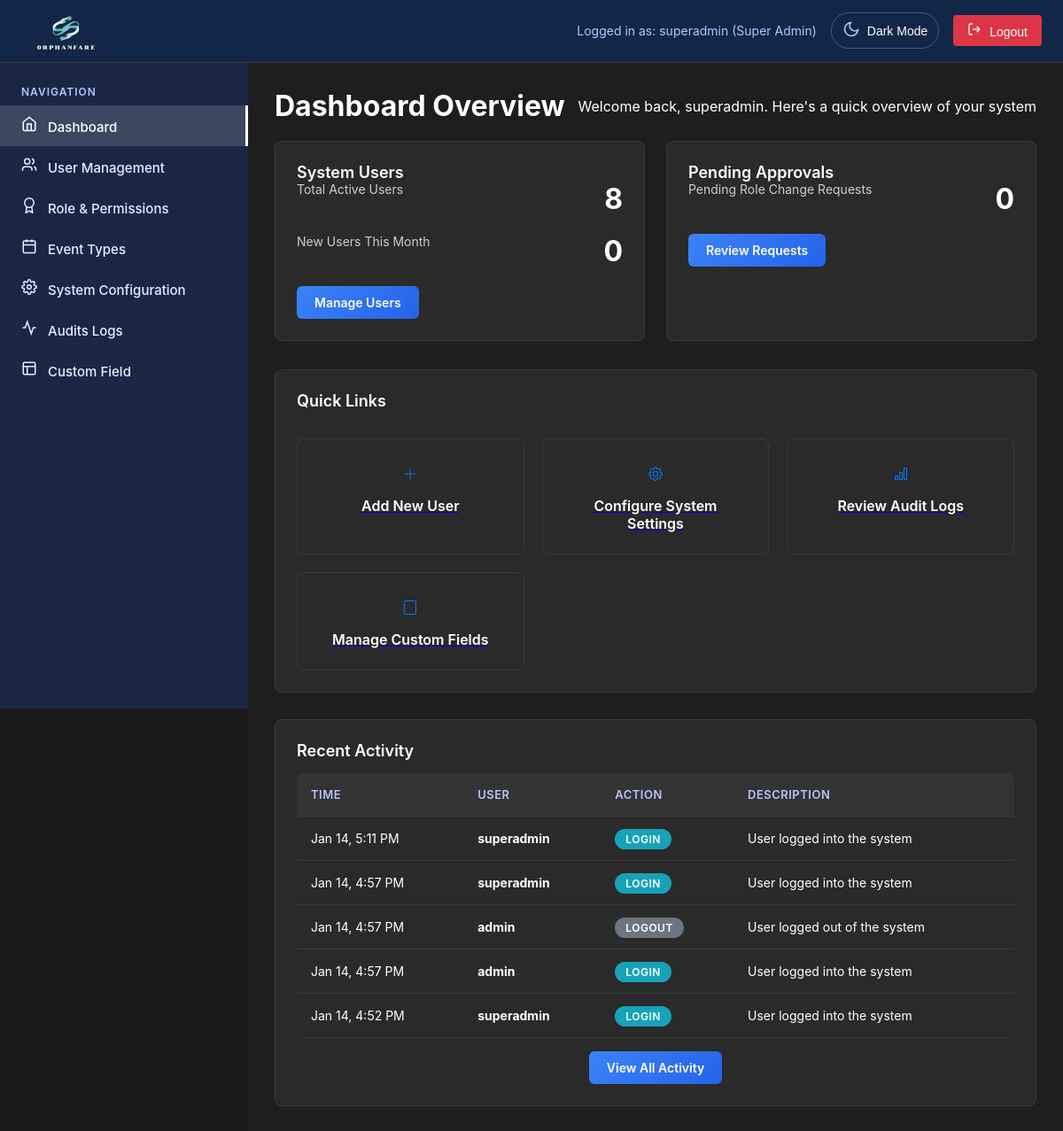
The app's page /superadmin/superadmin.php (signed in) with its own data.
### tables this page shows
CREATE TABLE `audit_logs` (
  `id` int(11) NOT NULL,
  `user_id` int(11) NOT NULL,
  `action` varchar(255) NOT NULL,
  `description` text DEFAULT NULL,
  `ip_address` varchar(45) DEFAULT NULL,
  `user_agent` text DEFAULT NULL,
  `created_at` timestamp NOT NULL DEFAULT current_timestamp()
);

CREATE TABLE `users` (
  `id` int(11) NOT NULL,
  `username` varchar(50) NOT NULL,
  `email` varchar(100) NOT NULL,
  `password` varchar(255) NOT NULL,
  `role` enum('super_admin','admin','user','Social Worker','Social Welfare Assistant') DEFAULT 'user',
  `status` enum('active','inactive','pending') DEFAULT 'pending',
  `created_at` timestamp NOT NULL DEFAULT current_timestamp(),
  `updated_at` timestamp NOT NULL DEFAULT current_timestamp() ON UPDATE current_timestamp(),
  `two_factor_secret` varchar(32) DEFAULT NULL,
  `two_factor_enabled` tinyint(1) DEFAULT 0,
  `two_factor_verified` tinyint(1) DEFAULT 0,
  `two_factor_backup_codes` text DEFAULT NULL,
  `last_login` timestamp NULL DEFAULT NULL,
  `last_password_change` timestamp NOT NULL DEFAULT current_timestamp(),
  `failed_attempts` int(11) DEFAULT 0,
  `account_locked` tinyint(1) DEFAULT 0,
  `is_active` tinyint(1) DEFAULT 1
);

### superadmin/superadmin.php (the view, shortened to what this page needs)
<?php
require_once 'includes/superheader.php';
$totalActiveUsers = getTotalActiveUsers($conn);
$newUsersThisMonth = getNewUsersThisMonth($conn);
$pendingRoleRequests = getPendingRoleRequests($conn);
?>
<div class="page-active">
    <div class="page-header">
        <h1>Dashboard Overview</h1>
        <p>Welcome back, <?php echo htmlspecialchars($_SESSION['username'] ?? 'Super Admin'); ?>. Here's a quick overview of your system</p>
    </div>
    <div class="dashboard-grid">
        <div class="dashboard-card">
            <div class="card-title">System Users</div>
            <div class="card-stat">
                <span class="stat-label">Total Active Users</span>
                <span class="stat-value"><?php echo $totalActiveUsers; ?></span>
            </div>
            <div class="card-stat">
                <span class="stat-label">New Users This Month</span>
                <span class="stat-value"><?php echo $newUsersThisMonth; ?></span>
            </div>
            <a href="user-management.php" class="btn btn-primary">Manage Users</a>
        </div>
        <div class="dashboard-card">
            <div class="card-title">Pending Approvals</div>
            <div class="card-stat">
                <span class="stat-label">Pending Role Change Requests</span>
                <span class="stat-value"><?php echo $pendingRoleRequests; ?></span>
            </div>
            <a href="role-permissions.php" class="btn btn-success">Review Requests</a>
        </div>
    </div>
    <div class="dashboard-card">
        <div class="card-title">Quick Links</div>
        <div class="quick-links">
            <a href="user-management.php?action=add" class="quick-link-card">
                <div class="quick-link-icon"><svg xmlns="http://www.w3.org/2000/svg" width="16" height="16" fill="currentColor" class="bi bi-plus-lg" viewBox="0 0 16 16">
                <path fill-rule="evenodd" d="M8 2a.5.5 0 0 1 .5.5v5h5a.5.5 0 0 1 0 1h-5v5a.5.5 0 0 1-1 0v-5h-5a.5.5 0 0 1 0-1h5v-5A.5.5 0 0 1 8 2"/>
                </svg></div>
                <div class="quick-link-title">Add New User</div>
            </a>
            <a href="system-configuration.php" class="quick-link-card">
                <div class="quick-link-icon"></div>
                <div class="quick-link-title">Configure System Settings</div>
            </a>
            <a href="audits-logs.php" class="quick-link-card">
                <div class="quick-link-icon"></div>
                <div class="quick-link-title">Review Audit Logs</div>
            </a>
            <a href="custom-field.php" class="quick-link-card">
                <div class="quick-link-icon"></div>
                <div class="quick-link-title">Manage Custom Fields</div>
            </a>
        </div>
    </div>
    <div class="dashboard-card" style="margin-top: 30px;">
        <div class="card-title">Recent Activity</div>
        <?php
        $sql = "SELECT a.*, u.username
                FROM audit_logs a
                LEFT JOIN users u ON a.user_id = u.id
                ORDER BY a.created_at DESC
                LIMIT 5";
        $result = $conn->query($sql);
        if ($result && $result->num_rows > 0): ?>
            <table style="width: 100%; margin-top: 15px;">
                <thead>
                    <tr>
                        <th>Time</th>
                        <th>User</th>
                        <th>Action</th>
                        <th>Description</th>
                    </tr>
                </thead>
                <tbody>
                    <?php while ($row = $result->fetch_assoc()): ?>
                        <tr>
                            <td class="time">
                                <?php echo date('M j, g:i A', strtotime($row['created_at'])); ?>
                            </td>
                            <td>
                                <strong class="username-dashboard"><?php echo htmlspecialchars($row['username'] ?? 'System'); ?></strong>
                            </td>
                            <td>
                                <span class="status-badge <?php
                                    echo getActionBadgeClass($row['action']);
                                ?>">
                                    <?php echo htmlspecialchars($row['action']); ?>
                                </span>
                            </td>
                            <td class="description">
                                <?php echo htmlspecialchars($row['description'] ?? 'No description'); ?>
                            </td>
                        </tr>
                    <?php endwhile; ?>
                </tbody>
            </table>
        <?php else: ?>
            <p style="color: #666; text-align: center; padding: 20px;">No recent activity found.</p>
        <?php endif; ?>
        <div style="text-align: center; margin-top: 15px;">
            <a href="audits-logs.php" class="btn btn-secondary">View All Activity</a>
        </div>
    </div>
</div>
<?php require_once 'includes/superfooter.php'; ?>

### css/superadmin.css (style rules this page uses)
.dashboard-grid { display: grid; grid-template-columns: repeat(auto-fit, minmax(300px, 1fr)); gap: 24px; margin-bottom: 32px; }
.card-stat { display: flex; justify-content: space-between; margin-bottom: 12px; }
.stat-value { color: #ffffff; font-size: 16px; font-weight: 600; }
.btn { border: none; border-radius: 6px; padding: 10px 20px; font-size: 14px; font-weight: 500; cursor: pointer; transition: all 0.2s; }
.btn-primary { background-color: #007bff; color: white; }
.btn-success { background-color: #28a745; color: white; }
.btn-secondary { background-color: #6c757d; color: white; }
.quick-links { display: grid; grid-template-columns: repeat(auto-fit, minmax(250px, 1fr)); gap: 20px; margin-top: 32px; }
.quick-link-icon { font-size: 24px; margin-bottom: 12px; color: #007bff; }
table { width: 100%; border-collapse: collapse; }
th { background-color: #333333; padding: 16px; text-align: left; font-weight: 600; color: #ffffff; font-size: 14px; }
td { padding: 16px; border-bottom: 1px solid #3a3a3a; font-size: 14px; }
.status-badge { padding: 4px 8px; border-radius: 4px; font-size: 12px; font-weight: 500; }
.status-active { background-color: #d4edda; color: #155724; }

### css/common.css (style rules this page uses)
* { margin: 0; padding: 0; box-sizing: border-box; }
body { font-family: -apple-system, BlinkMacSystemFont, "Segoe UI", Roboto, sans-serif; background-color: #1a1a1a; min-height: 100vh; color: white; }
.page-header { display: flex; justify-content: space-between; align-items: center; margin-bottom: 20px; }
.stat-value { color: #ffffff; font-size: 32px; font-weight: 700; margin-bottom: 8px; }
.btn { padding: 10px 20px; border: none; border-radius: 6px; cursor: pointer; font-size: 14px; font-weight: 600; text-decoration: none; display: inline-block; transition: all 0.2s; background: linear-gradient(135deg, #3b82f6, #2563eb) ; color: white; }
table { width: 100%; border-collapse: collapse; margin-top: 16px; background: #2a2a2a; border-radius: 8px; overflow: hidden; }
th, td { justify-content: center; text-align: left; border-bottom: 1px solid #3a3a3a; }
th { background: #333333; color: #b8c5ff; font-weight: 600; font-size: 13px; text-transform: uppercase; letter-spacing: 0.5px; }
td { font-size: 14px; }
.status-badge { padding: 4px 12px; border-radius: 20px; font-size: 12px; font-weight: 600; text-transform: uppercase; letter-spacing: 0.5px; }
.status-active { background-color: #17a2b8; color: white; }
.status-mild { background-color: #6c757d; color: white; }

### superadmin/superadmin.php (style rules this page uses)
.dashboard-card { background-color: #2a2a2a; border-radius: 8px; padding: 24px; border: 1px solid #3a3a3a; }
.card-title { font-size: 18px; font-weight: 600; color: #ffffff; }
.stat-label { color: #cccccc; font-size: 14px; }
.quick-link-card { padding: 24px; border-radius: 8px; text-align: center; cursor: pointer; transition: all 0.3s; border: 1px solid #3a3a3a; }
.quick-link-title { font-size: 16px; font-weight: 600; color: #ffffff; text-decoration: none; }

### records on screen
audit_logs: created_at "Jan 14, 5:11 PM", user.username "superadmin", action "LOGIN", description "User logged into the system"
audit_logs: created_at "Jan 14, 4:57 PM", user.username "superadmin", action "LOGIN", description "User logged into the system"
audit_logs: created_at "Jan 14, 4:57 PM", user.username "admin", action "LOGOUT", description "User logged out of the system"
audit_logs: created_at "Jan 14, 4:57 PM", user.username "admin", action "LOGIN", description "User logged into the system"
audit_logs: created_at "Jan 14, 4:52 PM", user.username "superadmin", action "LOGIN", description "User logged into the system"

### other values on screen
$_SESSION['username'] "superadmin"
$_SESSION['role'] === 'super_admin' ? 'Super Admin' : 'Admin' "Super Admin"
$totalActiveUsers "8"
$newUsersThisMonth "0"
$pendingRoleRequests "0"
